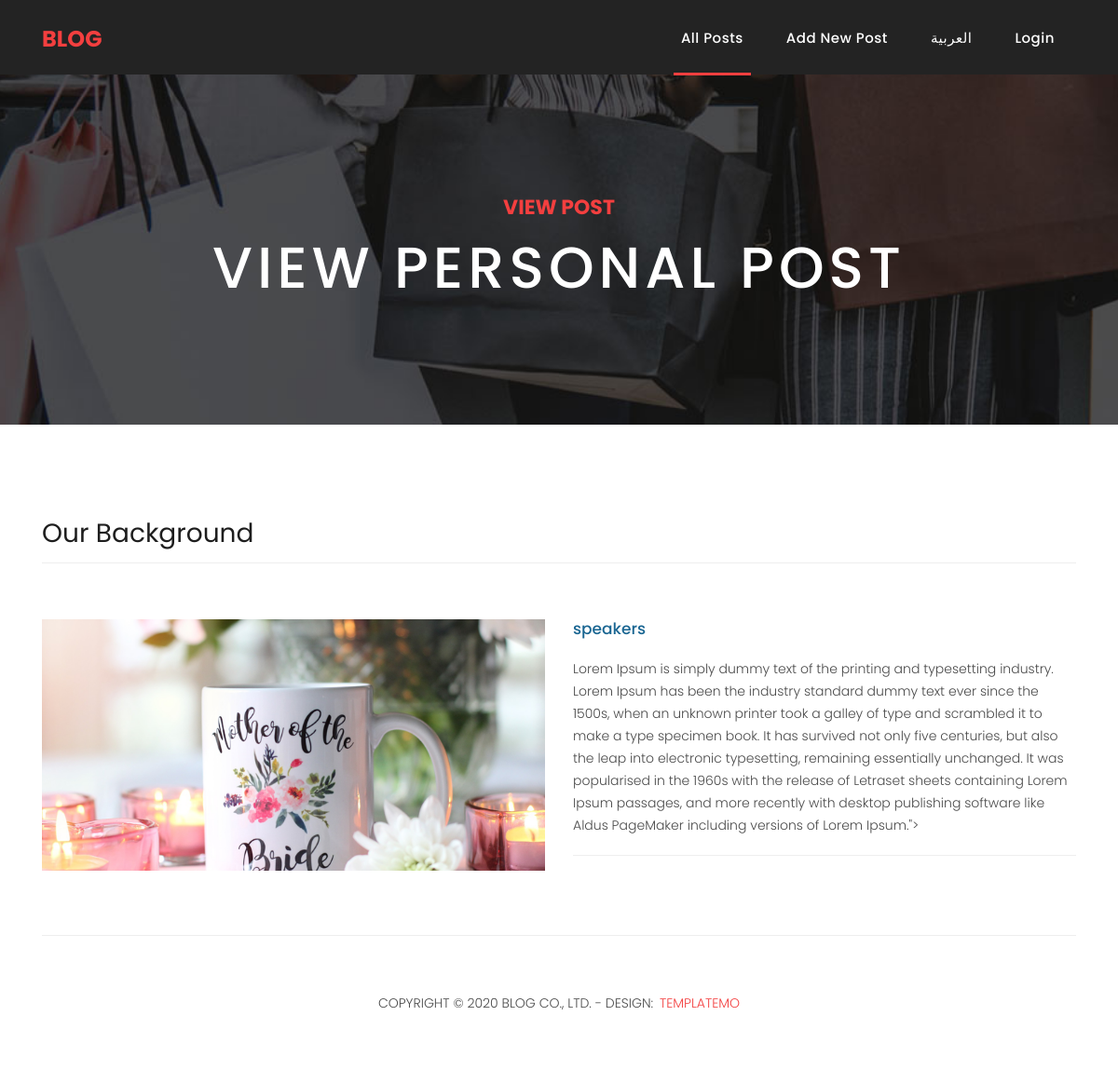
The page /viewPost.php?id=1 on the database its author committed.
### tables this page shows
CREATE TABLE `posts` (
  `id` int(10) UNSIGNED NOT NULL,
  `title` varchar(255) NOT NULL,
  `image` varchar(255) DEFAULT NULL,
  `body` text NOT NULL,
  `user_id` int(10) UNSIGNED NOT NULL,
  `created_at` datetime NOT NULL DEFAULT current_timestamp()
);

### viewPost.php (the view, shortened to what this page needs)
<?php
  require_once 'inc/header.php';
  ?>
    <div class="page-heading products-heading header-text">
      <div class="container">
        <div class="row">
          <div class="col-md-12">
            <div class="text-content">
              <h4>View Post</h4>
              <h2>View personal post</h2>
            </div>
          </div>
        </div>
      </div>
    </div>
    <div class="best-features about-features">
      <div class="container">
        <div class="row">
          <div class="col-md-12">
            <div class="section-heading">
              <h2>Our Background</h2>
            </div>
          </div>
          <?php
          if (isset($_GET['id'])) {
            $id = $_GET['id'];
            $query = "SELECT users.name, posts.* FROM posts join users
              on posts.user_id = users.id
             where posts.id = $id";
            $runQuery = mysqli_query($conn, $query);
              if (mysqli_num_rows($runQuery) == 1) {
                $post = mysqli_fetch_assoc($runQuery);
              } else {
                $_SESSION['errors'] = ['post not found'];
                header('Location:index.php');
              }
          } else {
            $_SESSION['errors'] = ['post not found'];
            header('Location:index.php');
          }
          ?>
          <div class="col-md-6">
            <div class="right-image">
              <img src="uploads/<?= $post['image'] ?>" alt="">
            </div>
          </div>
          <div class="col-md-6">
            <div class="left-content">
              <h4><?= $post['title'] ?></h4>
              <p><?= $post['body'] ?></p>
            </div>
          </div>
        </div>
      </div>
</div>
    <?php require_once 'inc/footer.php' ?>

### assets/css/templatemo-sixteen.css (style rules this page uses)
body { font-family: 'Poppins', sans-serif; overflow-x: hidden; text-rendering: optimizeLegibility; -webkit-font-smoothing: antialiased; -moz-osx-font-smoothing: grayscale; }
p { margin-bottom: 0px; font-size: 14px; font-weight: 300; color: #4a4a4a; line-height: 24px; }
h1,h2,h3,h4,h5,h6 { margin: 0px; }
.section-heading { text-align: left; margin-bottom: 60px; border-bottom: 1px solid #eee; }
.section-heading h2 { font-size: 28px; font-weight: 400; color: #1e1e1e; margin-bottom: 15px; }
.products-heading { background-image: url(../images/products-heading.jpg); }
.page-heading { padding: 210px 0px 130px 0px; text-align: center; background-position: center center; background-repeat: no-repeat; background-size: cover; }
.page-heading .text-content h4 { color: #f33f3f; font-size: 22px; text-transform: uppercase; font-weight: 700; margin-bottom: 15px; }
.page-heading .text-content h2 { color: #fff; font-size: 62px; text-transform: uppercase; letter-spacing: 5px; }
.about-features { margin-top: 100px!important; }
.about-features p { border-bottom: 1px solid #eee; padding-bottom: 20px; }
.about-features .container .row { padding-bottom: 0px!important; border-bottom: none!important; }
.best-features { margin-top: 50px; }
.best-features .container .row { border-bottom: 1px solid #eee; padding-bottom: 60px; }
.best-features img { width: 100%; overflow: hidden; }
.best-features h4 { font-size: 17px; color: #1a6692; margin-bottom: 20px; }
.best-features p { margin-bottom: 25px; }

### rows shown on the page
posts: image (picture), title "speakers", body "Lorem Ipsum is simply dummy text of the printing and typesetting industry. Lorem Ipsum has been the industry standard dummy text ever since the 1500s, when an unknown printer took a galley of type and scrambled it to make a type specimen book. It has survived not only five centuries, but also the leap into electronic typesetting, remaining essentially unchanged. It was popularised in the 1960s with the release of Letraset sheets containing Lorem Ipsum passages, and more recently with desktop publishing software like Aldus PageMaker including versions of Lorem Ipsum.\">"

### other values the page prints
$msg['blog'] "BLOG"
$msg['allPosts'] "All Posts"
$msg['addNewPost'] "Add New Post"
$msg['login'] "Login"
